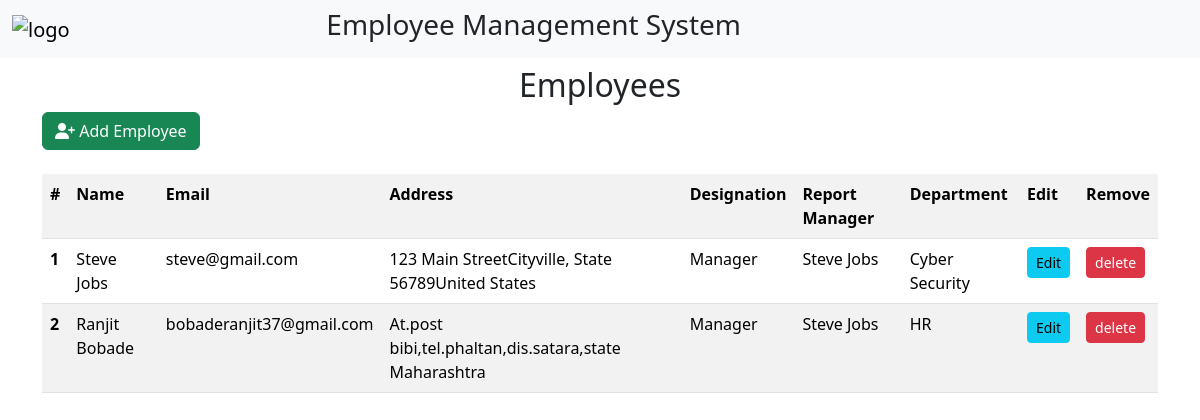
The app's page /employees/, older data.
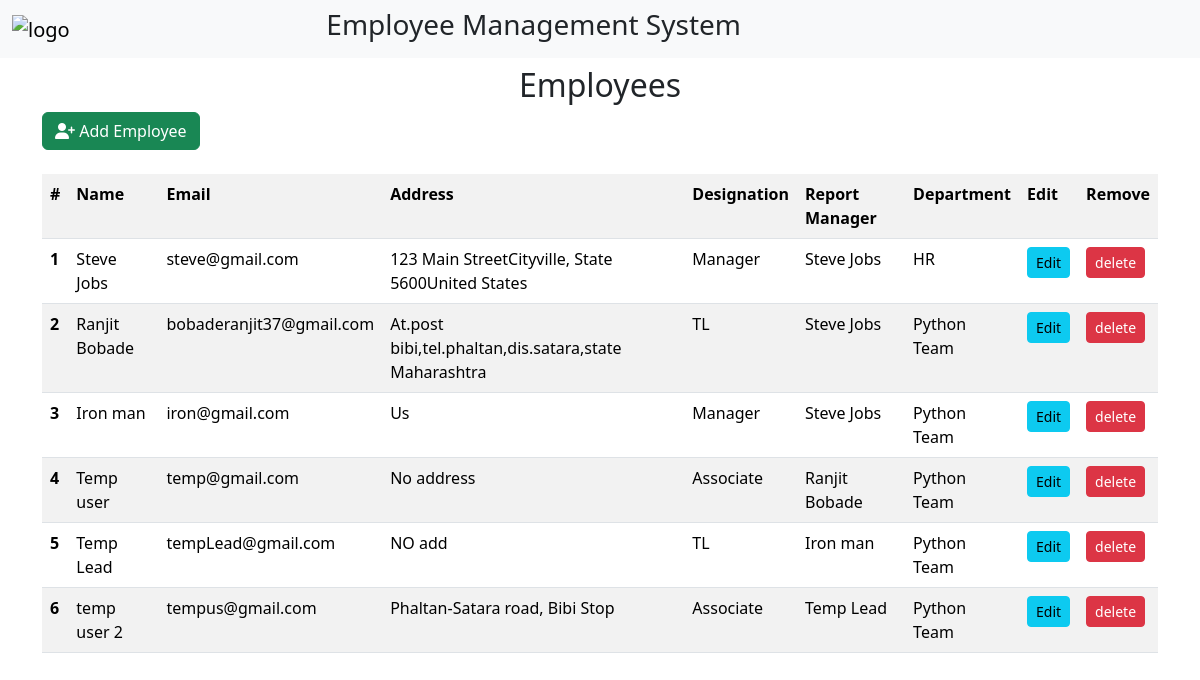
The same page, newer data.
### emsApp/models.py (models this page shows)
class Employee(models.Model):
    name = models.CharField(max_length=200)
    email = models.EmailField()
    address = models.TextField()
    DESIGNATION_CHOICES = [
        ('Associate', 'Associate'),
        ('TL', 'Team Lead'),
        ('Manager', 'Manager'),
    ]
    designation = models.CharField(max_length=20, choices=DESIGNATION_CHOICES)
    reporting_manager = models.ForeignKey('self', null=True, blank=True, on_delete=models.SET_NULL)
    department = models.ForeignKey(Department, on_delete=models.CASCADE)
    def __str__(self):
        return self.name

class Department(models.Model):
    name = models.CharField(max_length=200)
    floor = models.IntegerField()
    def __str__(self):
        return self.name

### emsApp/views.py (the view)
# urls.py: path('employees/', views.employees, name="employee"),
def employees(request):
    employees = Employee.objects.all()
    context = {'employees' : employees}
    return render(request,"employees.html", context)

### templates/employees.html
{% extends "base.html" %}
{% block content %}
<div class="container">
    <div class="row">
        <div class="col col-lg-12 m-auto">
            <h2 class="text-center mt-2">Employees</h2>
            <a href="/add/employee/" class="btn btn-success"><i class="fa-solid fa-user-plus"></i> Add Employee</a>
            <table class="table table-striped table-hover mt-4">
                <tr>
                    <th scope="col">#</th>
                    <th scope="col">Name</th>
                    <th scope="col">Email</th>
                    <th scope="col">Address</th>
                    <th scope="col">Designation</th>
                    <th scope="col">Report Manager</th>
                    <th scope="col">Department</th>
                    <th scope="col">Edit</th>
                    <th scope="col">Remove</th>
                </tr>
                {% for employee in employees %}
                <tr>
                    <th>{{forloop.counter}}</th>
                    <td>{{employee.name}}</td>
                    <td>{{employee.email}}</td>
                    <td>{{employee.address}}</td>
                    <td>{{employee.designation}}</td>
                    <td>{{employee.reporting_manager}}</td>
                    <td>{{employee.department}}</td>
                    <td><a href="/edit/employee/{{employee.id}}" class="btn btn-sm btn-info">Edit</a></td>
                    <td><a href="/delete/employee/{{employee.id}}" class="btn btn-sm btn-danger">delete</a></td>
                </tr>
                {% endfor %}
            </table>
        </div>
    </div>
</div>
{% endblock content %}

Row changes from the older to the newer data that the page shows:
changed Employee "steve@gmail.com": address "123 Main StreetCityville, State 56789United States" → "123 Main StreetCityville, State 5600United States"; department "Cyber Security" → "HR"
changed Employee "bobaderanjit37@gmail.com": designation "Manager" → "TL"; department "HR" → "Python Team"
added Employee: name "Iron man", email "iron@gmail.com", address "Us", designation "Manager", reporting_manager "Steve Jobs", department "Python Team"
added Employee: name "Temp user", email "temp@gmail.com", address "No address", designation "Associate", reporting_manager "Ranjit Bobade", department "Python Team"
added Employee: name "Temp Lead", email "tempLead@gmail.com", address "NO add", designation "TL", reporting_manager "Iron man", department "Python Team"
added Employee: name "temp user 2", email "tempus@gmail.com", address "Phaltan-Satara road, Bibi Stop", designation "Associate", reporting_manager "Temp Lead", department "Python Team"
